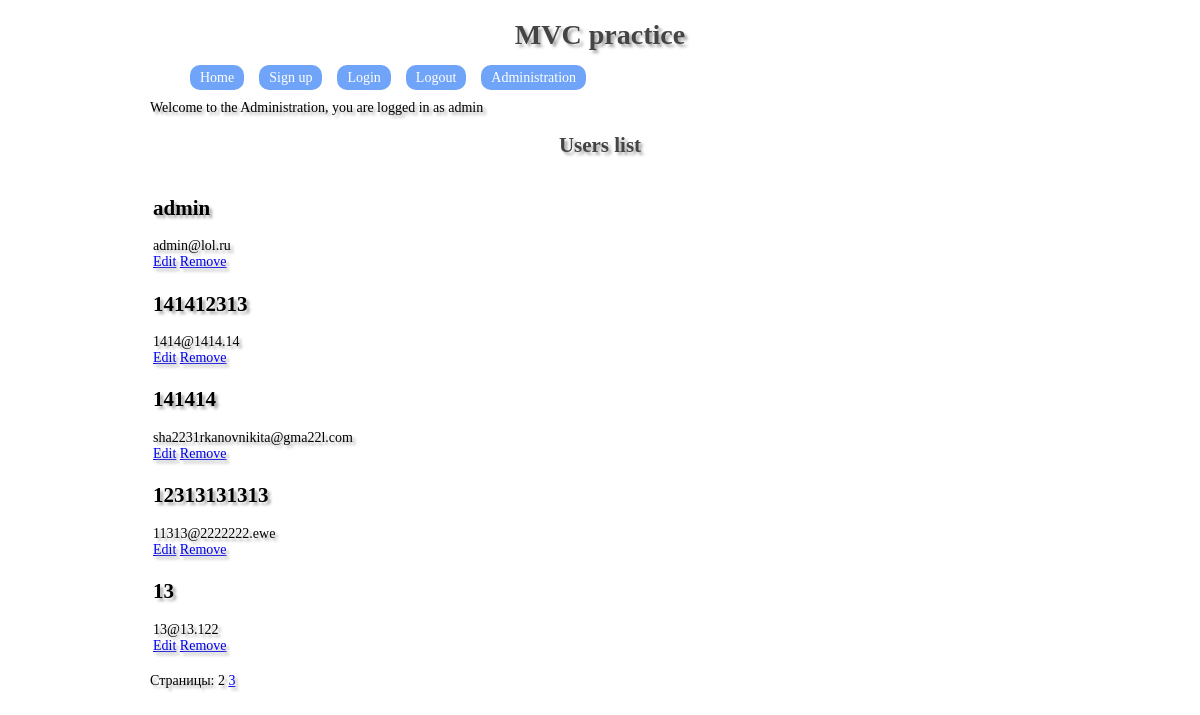
/admin (signed in), run on the app's committed database.
### tables this page shows
CREATE TABLE `users` (
  `user_id` int(11) NOT NULL,
  `name` varchar(255) NOT NULL,
  `surname` varchar(255) NOT NULL,
  `email` varchar(255) NOT NULL,
  `birthday` date NOT NULL,
  `password` varchar(255) NOT NULL,
  `admin` int(11) DEFAULT 0
);

### app/core/View.php (called while the page is built)
<?php
class View
{
    function generate($content_view, $template_view, $data = null)
    {
        include 'app/views/'.$template_view;
    }
}

### app/controllers/AdminController.php (called while the page is built, shortened)
<?php
class AdminController extends Controller
{
    public function index()
    {
        $page = 1;
        $per_page = 5;
        $this->data['cur_page'] = $this->getCurPage();
        $this->data['num_pages'] = $this->getRows($per_page);
        $this->data['users'] = $this->getPage($per_page);
        $this->data['page'] = $page;
        $this->view->generate('admin_view.php', 'template_view.php', $this->data);
    }
    public function getCurPage()
    {
        $cur_page = 1;
        return $cur_page;
    }
    public function getPage($per_page)
    {
        include_once 'SafeMySQL.php';
        $model = new SafeMySQL();
        $cur_page = $this->getCurPage();
        $start = ($cur_page - 1) * $per_page;
        $sql  = "SELECT SQL_CALC_FOUND_ROWS * FROM `users` LIMIT ?i, ?i";
        return $data = $model->getAll($sql, $start, $per_page);
    }
    public function getRows($per_page)
    {
        include_once 'SafeMySQL.php';
        $model = new SafeMySQL();
        $rows = $model->getOne("SELECT COUNT(*) FROM `users`");
        return $num_pages = ceil($rows / $per_page);
    }
}

### index.php (called while the page is built, shortened)
<?php
Routes::start();

### app/controllers/SafeMySql.php (called while the page is built, shortened)
<?php
class SafeMySQL
{
    protected $conn;
    protected $defaults = array(
        'host'      => '127.0.0.1',
        'user'      => 'root',
        'pass'      => '',
        'db'        => 'mvc_db',
        'port'      => NULL,
        'socket'    => NULL,
        'pconnect'  => FALSE,
        'charset'   => 'utf8',
        'errmode'   => 'exception',
        'exception' => 'Exception',
    );
    function __construct($opt = array())
    {
        $opt = array_merge($this->defaults,$opt);
        @$this->conn = mysqli_connect($opt['host'], $opt['user'], $opt['pass'], $opt['db'], $opt['port'], $opt['socket']);
        mysqli_set_charset($this->conn, $opt['charset']) or $this->error(mysqli_error($this->conn));
    }
    public function fetch($result,$mode=self::RESULT_ASSOC)
    {
        return mysqli_fetch_array($result, $mode);
    }
    public function getOne()
    {
        $query = $this->prepareQuery(func_get_args());
        if ($res = $this->rawQuery($query))
        {
            $row = $this->fetch($res);
            if (is_array($row)) {
                return reset($row);
            }
        }
        return FALSE;
    }
    public function getAll()
    {
        $ret   = array();
        $query = $this->prepareQuery(func_get_args());
        if ( $res = $this->rawQuery($query) )
        {
            while($row = $this->fetch($res))
            {
                $ret[] = $row;
            }
        }
        return $ret;
    }
    protected function rawQuery($query)
    {
        $start = microtime(TRUE);
        $res   = mysqli_query($this->conn, $query);
        $timer = microtime(TRUE) - $start;
        return $res;
    }
    protected function prepareQuery($args)
    {
        $query = '';
        $raw   = array_shift($args);
        $array = preg_split('~(\?[nsiuap])~u',$raw,null,PREG_SPLIT_DELIM_CAPTURE);
        $anum  = count($args);
        $pnum  = floor(count($array) / 2);
        foreach ($array as $i => $part)
        {
            if ( ($i % 2) == 0 )
            {
                $query .= $part;
                continue;
            }
            $value = array_shift($args);
            switch ($part)
            {
                case '?i':
                    $part = $this->escapeInt($value);
                    break;
            }
            $query .= $part;
        }
        return $query;
    }
    protected function escapeInt($value)
    {
        return $value;
    }
}

### app/views/admin_view.php (the view)
<p>Welcome to the Administration, you are logged in as <?= $_SESSION['user']['name']?></p>
<?php extract($data); ?>
<h1>Users list</h1>
<table>
    <?php foreach ($users as $user) : ?>
        <tr>
            <td>
                <h2><?= $user['name'] ?></h2>
                <?= $user['email'] ?>
                    <br />
                    <a href="admin/edit/<?= $user['user_id']?>"> Edit</a>
                    <a href="admin/remove/<?= $user['user_id'] ?>">Remove</a>
            </td>
        </tr>
    <?php endforeach ?>
</table>
<br>
Страницы:
<?=$num_pages ?>
<?  while ($page++ <= $num_pages): ?>
    <? if ($page == $cur_page): ?>
        <b><?=$page?></b>
    <? else: ?>
        <a href="admin?page=<?=$page++?>"><?=$page?></a>
    <? endif ?>
<? endwhile ?>

### app/core/Routes.php (shortened to what this page needs)
<?php
class Routes
{
    static function start()
    {
        $action_name = 'index';
        $params = '';
        $controller = new $controller_name;
        $action = $action_name;
        if(method_exists($controller, $action))
        {
            $controller->$action($params);
        }
        else
        {
            Routes::ErrorPage404();
        }
    }
}

### app/views/template_view.php (shortened to what this page needs)
<!DOCTYPE html>
<html lang="en">
<head>
    <link rel="stylesheet" type="text/css" href="/css/style.css" />
</head>
<body>
<header>
    <h1>MVC practice</h1>
</header>
<nav>
    <ul>
        <li><a href="/">Home</a></li>
        <li><a href="user/signup">Sign up</a></li>
        <li><a href="user">Login</a></li>
        <li><a href="user/logout">Logout</a></li>
        <?php if (isset($_SESSION['user'])): ?>
            <?php if ($_SESSION['user']['admin'] == 1): ?>
        <li><a href="admin">Administration</a></li>
            <?php endif; ?>
        <?php endif; ?>
    </ul>
</nav>
<br clear="both" />
<article>
    <?php include 'app/views/'.$content_view; ?>
</article>
<footer>
</footer>
</body>
</html>

### css/style.css (style rules this page uses)
body { font-family: verdana, serif; font-size: 14px; width: 900px; margin: 0 auto; }
h1 { text-align: center; color: #444444; text-shadow: 3px 3px 3px #aaaaaa; }
footer { font-size: 11px; text-align: center; padding-top: 20px; }
article { text-shadow: 3px 3px 3px #aaaaaa; }
nav ul { list-style-type: none; }
nav li { float: left; margin-right: 15px; }
nav a { background: #6FA4F8; color: white; padding: 5px 10px; border-radius: 10px; text-decoration: none; border: none; cursor: pointer; }

### data on the page
users: name "admin", email "admin@lol.ru"
users: name "141412313", email "1414@1414.14"
users: name "141414", email "sha2231rkanovnikita@gma22l.com"
users: name "12313131313", email "11313@2222222.ewe"
users: name "13", email "13@13.122"

### other printed values
$_SESSION['user']['name'] "admin"
$num_pages "2"
